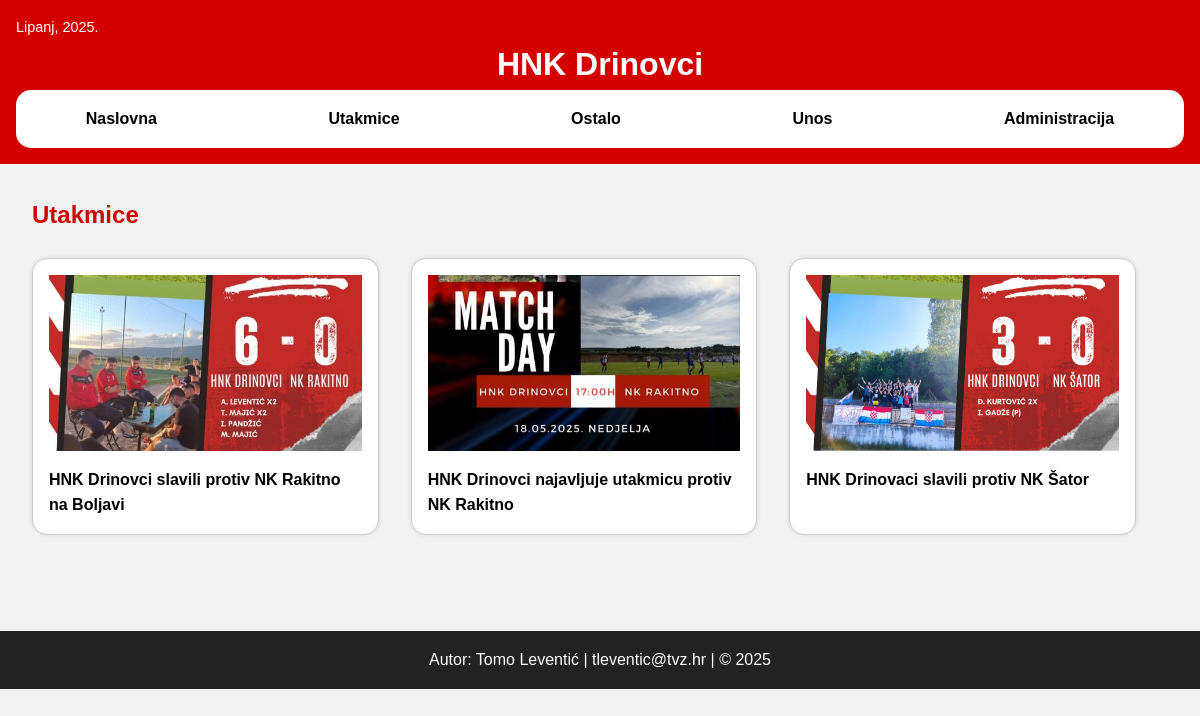
Screenshot of /kategorija.php with the database file from the repository.
### tables this page shows
CREATE TABLE `vijesti` (
  `id` int(11) NOT NULL,
  `naslov` varchar(255) NOT NULL,
  `sazetak` text NOT NULL,
  `tekst` text NOT NULL,
  `slika` varchar(255) DEFAULT NULL,
  `kategorija` varchar(50) NOT NULL,
  `arhiva` tinyint(1) DEFAULT 0,
  `datum` datetime DEFAULT current_timestamp()
);

### kategorija.php (the view, shortened to what this page needs)
<?php
$conn = new mysqli("localhost", "root", "", "hnkdrinovci");
$conn->set_charset("utf8mb4");
$kategorija = $_GET['kategorija'] ?? 'utakmice';
$stmt = $conn->prepare("SELECT * FROM vijesti WHERE kategorija = ? AND arhiva = 0 ORDER BY datum DESC");
$stmt->bind_param("s", $kategorija);
$stmt->execute();
$result = $stmt->get_result();
$naslov = $kategorija === 'utakmice' ? 'Utakmice' : 'Ostalo';
?>
<!DOCTYPE html>
<html lang="hr">
<head>
    <link rel="stylesheet" href="style.css">
</head>
<body>
<header>
    <div class="date">Lipanj, 2025.</div>
    <h1>HNK Drinovci</h1>
    <nav>
        <ul>
            <li><a href="index.php">Naslovna</a></li>
            <li><a href="kategorija.php?kategorija=utakmice">Utakmice</a></li>
            <li><a href="kategorija.php?kategorija=ostalo">Ostalo</a></li>
            <li><a href="unos.php">Unos</a></li>
            <li><a href="administrator.php">Administracija</a></li>
        </ul>
    </nav>
</header>
<main>
    <section class="category">
        <h2><?php echo $naslov; ?></h2>
        <div class="articles">
            <?php while ($row = $result->fetch_assoc()): ?>
            <article>
                <a href="clanak.php?id=<?php echo $row['id']; ?>">
                    <img src="<?php echo $row['slika']; ?>" alt="">
                    <h3><?php echo htmlspecialchars($row['naslov']); ?></h3>
                </a>
            </article>
            <?php endwhile; ?>
        </div>
    </section>
</main>
<footer>
    <p>Autor: Tomo Leventić | tleventic@tvz.hr | © 2025</p>
</footer>
</body>
</html>

### style.css (style rules this page uses)
* { margin: 0; padding: 0; box-sizing: border-box; }
body { font-family: Arial, sans-serif; background: #f2f2f2; color: #000; line-height: 1.6; align-items: center; }
a { color: #000; text-decoration: none; }
header { background: #d40000; color: white; padding: 1em; text-align: center; }
header .date { text-align: left; font-size: 0.9em; }
nav ul { display: flex; justify-content: space-around; gap: 2em; list-style: none; background: white; padding: 1em 0; border-radius: 15px; }
nav ul li a { text-decoration: none; color: black; font-weight: bold; }
main { padding: 2em; }
.category h2 { color: #d40000; margin-bottom: 1em; }
.articles { display: flex; flex-wrap: wrap; justify-content: flex-start; gap: 2em; margin-bottom: 2em; }
article { background: white; border: 1px solid #ccc; border-radius: 15px; padding: 1em; width: calc(33.33% - 2em); box-shadow: 0 0 5px rgba(0, 0, 0, 0.1); }
article img { width: 100%; height: auto; }
article h3 { font-size: 1em; margin-top: 0.5em; }
footer { background: #222; color: white; text-align: center; padding: 1em; margin-top: 2em; }

### rows the page displays
vijesti: slika (picture), naslov "HNK Drinovci slavili protiv NK Rakitno na Boljavi"
vijesti: slika (picture), naslov "HNK Drinovci najavljuje utakmicu protiv NK Rakitno"
vijesti: slika (picture), naslov "HNK Drinovaci slavili protiv NK Šator"

### other values shown
$naslov "Utakmice"
